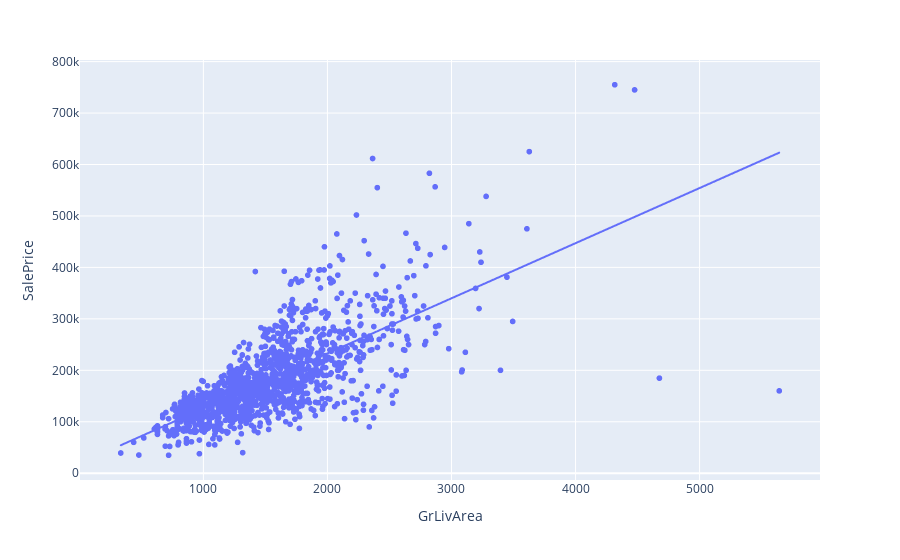

Here is the notebook cell this chart was saved with:
### Code cell
# plotly版本
px.scatter(data, x="GrLivArea", y="SalePrice", trendline="ols")

### Figure 1 — Plotly figure (JSON) as saved in the notebook; plotly's stock layout.template omitted (floating-point values rounded to 4 significant figures; data arrays with more than 128 entries replaced by an {"elided": "..."} marker saying what was removed)
{"data": [{"hovertemplate": "GrLivArea=%{x}<br>SalePrice=%{y}<extra></extra>", "legendgroup": "", "marker": {"color": "#636efa", "symbol": "circle"}, "mode": "markers", "name": "", "showlegend": false, "type": "scattergl", "x": {"elided": "1460 int values"}, "xaxis": "x", "y": {"elided": "1460 int values"}, "yaxis": "y"}, {"hovertemplate": "<b>OLS trendline</b><br>SalePrice = 107.13 * GrLivArea + 18569<br>R<sup>2</sup>=0.502149<br><br>GrLivArea=%{x}<br>SalePrice=%{y} <b>(trend)</b><extra></extra>", "legendgroup": "", "marker": {"color": "#636efa", "symbol": "circle"}, "mode": "lines", "name": "", "showlegend": false, "type": "scattergl", "x": {"elided": "1460 int values"}, "xaxis": "x", "y": {"elided": "1460 float values"}, "yaxis": "y"}], "layout": {"legend": {"tracegroupgap": 0}, "margin": {"t": 60}, "xaxis": {"anchor": "y", "domain": [0, 1], "title": {"text": "GrLivArea"}}, "yaxis": {"anchor": "x", "domain": [0, 1], "title": {"text": "SalePrice"}}}}
